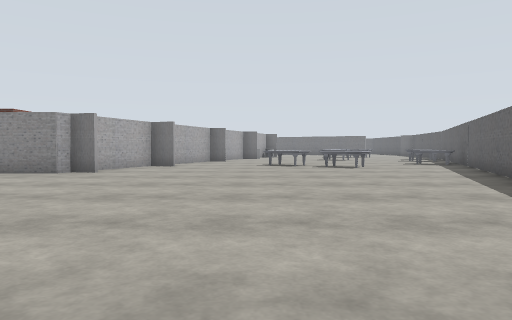
View 1 (above)

17 first-person views from a walk through a robot-simulator world made for Gazebo. The camera is 1.2 m above the floor, tilts 2° down and sees 70° across. The floor is counted in squares, 2 m on a side. Each view is taken from the middle of a square. On the plan, view 1 faces up. The plan holds only what a view shows up to about 10 squares ahead; the rest is blank. The place goes on beyond the plan. Robots are left out. Gazebo's built-in surfaces are drawn with simple patterns. Simple shapes stand in for some stock models. Some surface patterns are stand-ins.

View 2
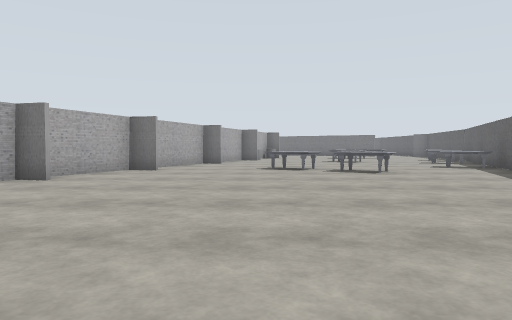

View 3
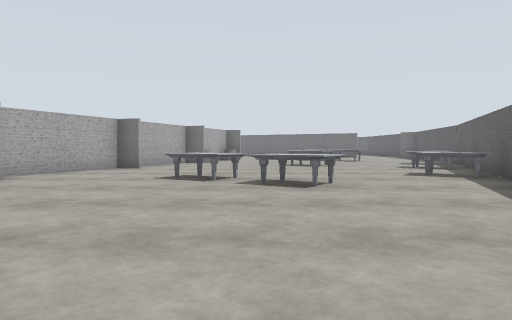

View 4
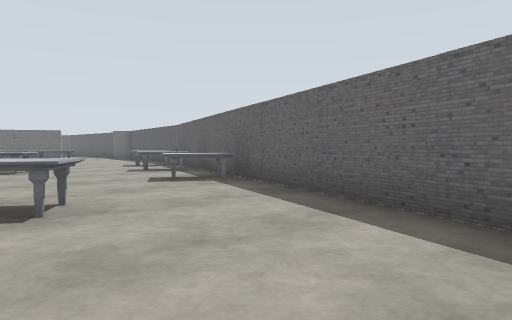

View 5
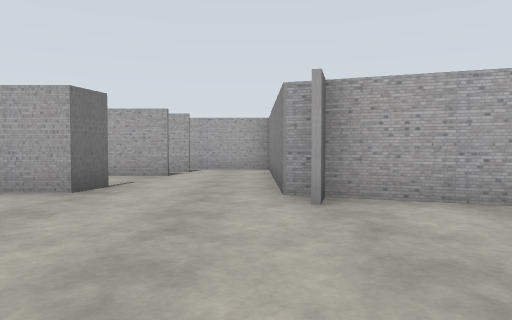

View 6
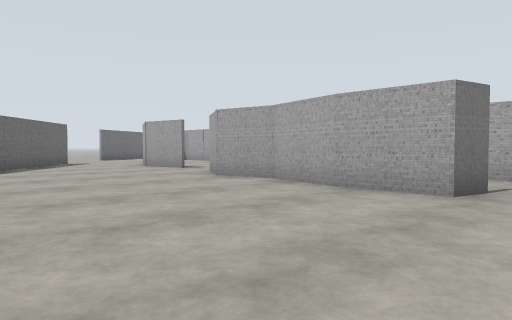

View 7
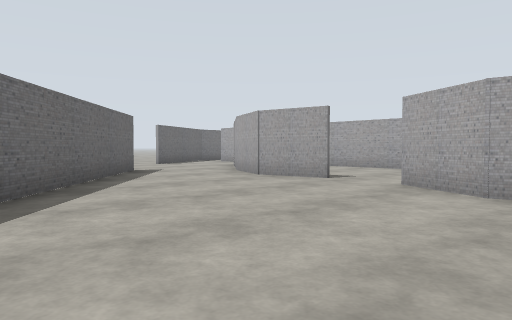

View 8
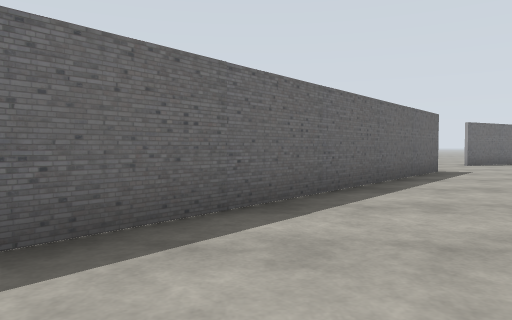

View 9
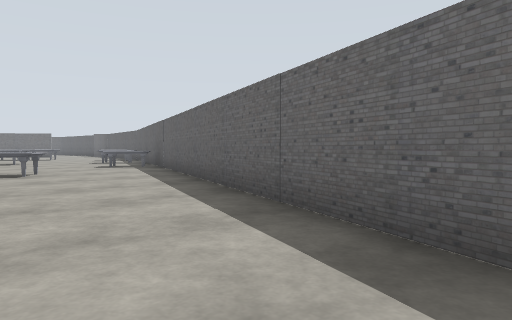

View 10
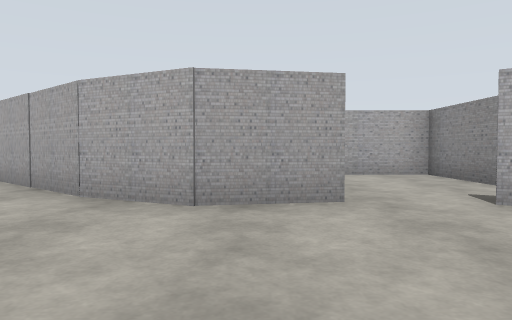

View 11
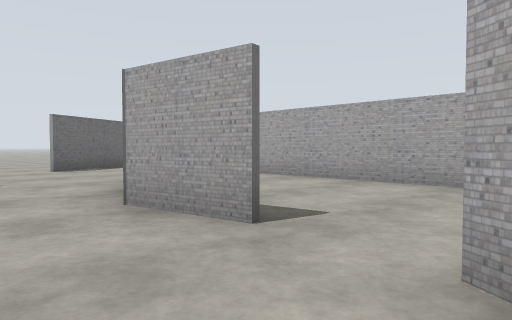

View 12
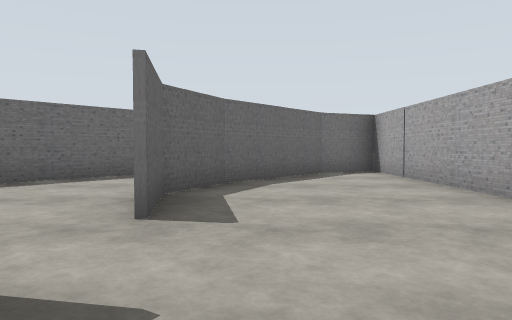

View 13
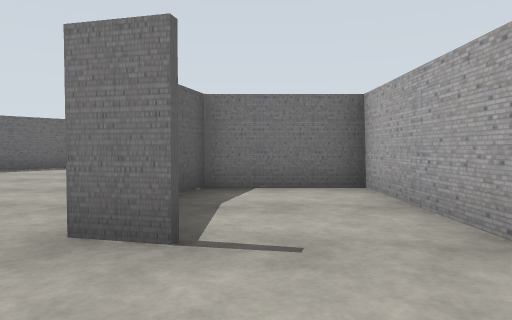

View 14
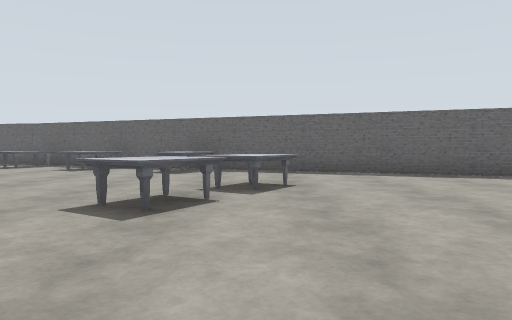

View 15
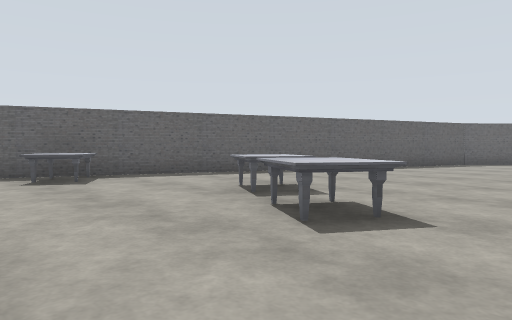

View 16
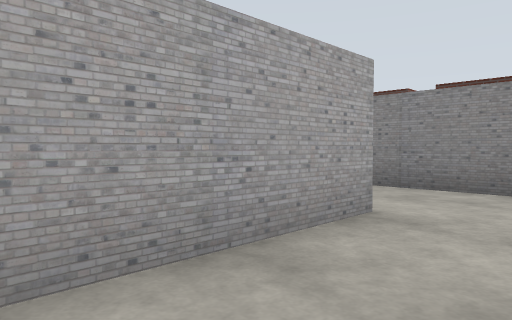

View 17
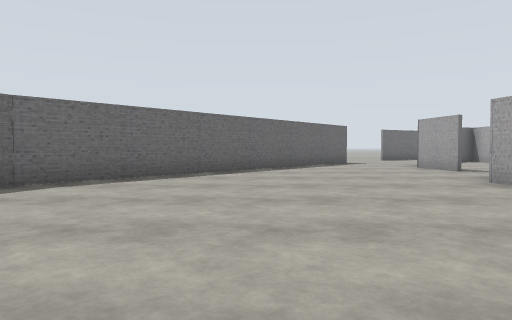

### Floor plan
Points are (right, up) in squares from view 1. A wall is a line through its corners. A room is listed if a view was taken in it or the views show most of it. See-through windows are left out.
Room 1 (views 1, 2, 3, 4, 5, 6, 7, 8, 9, 10, 11, 13, 14, 15, 16, 17)
walls: (-3.7, 8.6) (-4.5, 8.7); (-2.6, 11.5) (-3.3, 11.6); (-5.6, 5.8) (-4.8, 5.6) (-4.8, 3.9); (-4.7, 4) (-5.2, 2.3) (-4.9, 0.9) (-5.9, -0.6); (-7.6, 6.3) (-7.6, 2.5) (-5.2, 2.5) (-5, 3.4); (-8.7, 6.5) (-8.7, 5.9); (-2.1, 15.1) (-4.6, 8.3) (-5.5, 8.3); (-10, 8.4) (-10, 6.1); (-6, -2) (-5.7, -3.7) (-6.4, -5.1); (-3.9, -6.3) (2.8, 1.4) (8.1, 15.1)
ways out: opening at (-4.5, -1.5) to room 2; opening at (-5, -5)
objects: brick block (-9, 9) to (-8, 9); brick block (-7, 9); other object (-6, 9) to (-6, 10); marble table (1, 12); marble table (2, 11) to (3, 11); marble table (6, 13); marble table (7, 15)
Room 2 (view 12)
walls: (-7.6, 0.8) (-10, 0.8) (-10, -8.1) (-8.6, -7.5) (-6.5, -5); (-6.5, -5.2) (-5.8, -3.7) (-6.1, -2)
ways out: opening at (-4.5, -1.5) to room 1

Positions as (right, up) in squares from view 1, and headings:
1: (0, 0), facing up
2: (0, 2), facing up
3: (2, 5), facing up
4: (2, 7), facing up-right
5: (0, 8), facing left
6: (0, 7), facing down-left
7: (0, 2), facing down-left
8: (0, 2), facing down
9: (1, 2), facing up-right
10: (-2, -3), facing left
11: (-4, 0), facing down-left
12: (-7, 1), facing down
13: (-6, 8), facing down
14: (-3, 11), facing right
15: (-1, 15), facing down-right
16: (-6, 3), facing up-left
17: (-1, 7), facing down
